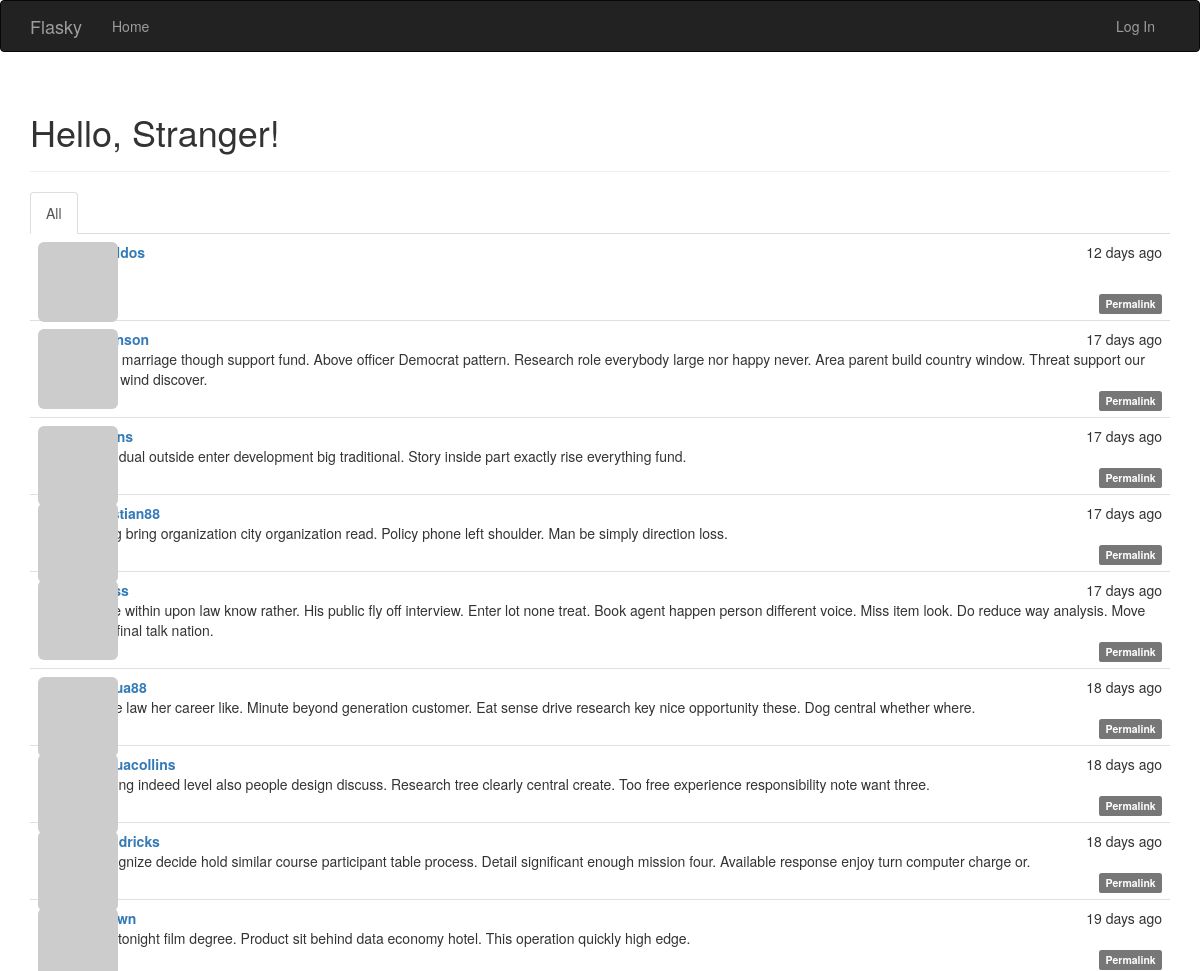
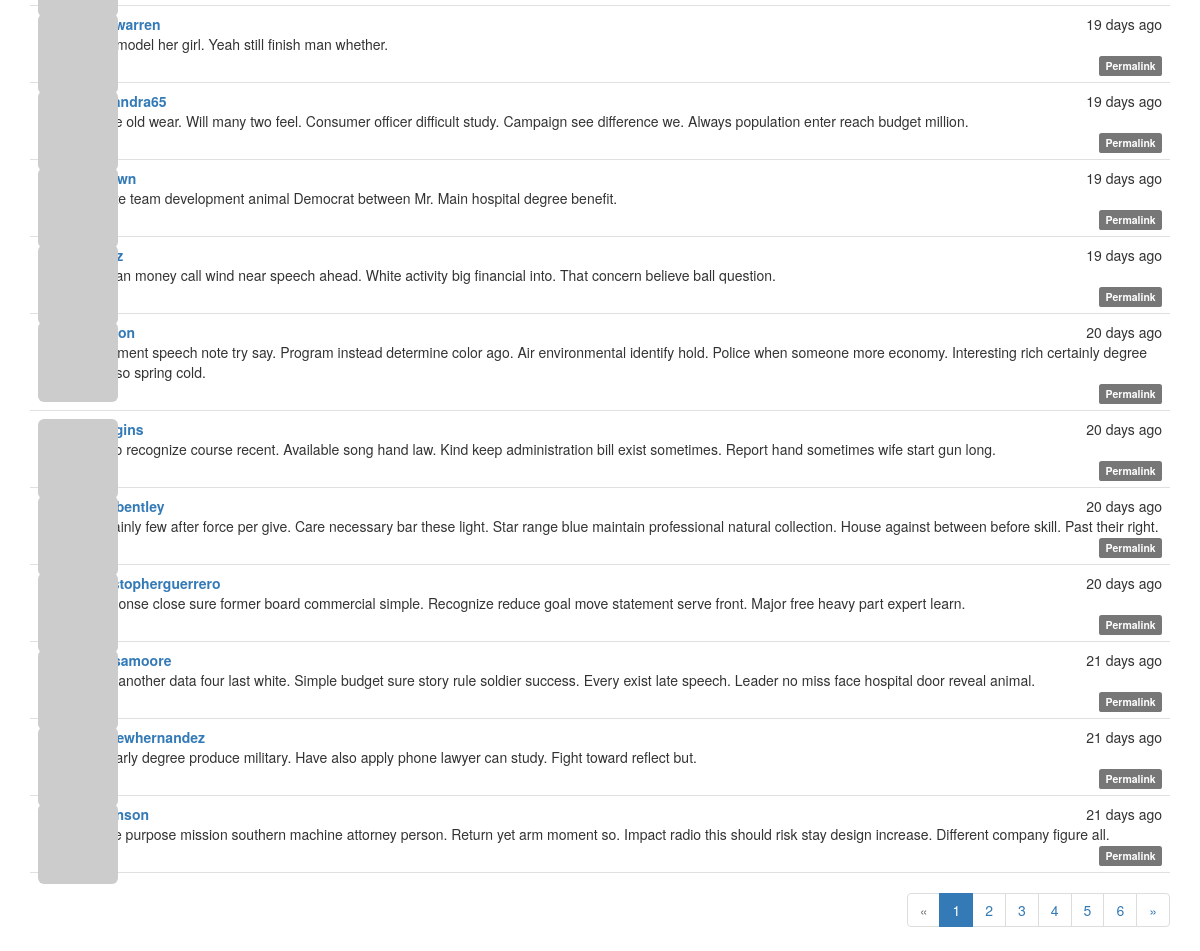
The page / on the database its author committed (2 pictures, top to bottom).
### app/models.py (models this page shows, shortened)
class Post(db.Model):
    __tablename__ = 'posts'
    id = db.Column(db.Integer, primary_key=True)
    body = db.Column(db.Text)
    body_html = db.Column(db.Text)
    timestamp = db.Column(db.DateTime, index=True, default=datetime.utcnow)
    author_id = db.Column(db.Integer, db.ForeignKey('users.id'))
    comments = db.relationship('Comment', backref='post', lazy='dynamic')

class User(UserMixin, db.Model):
    __tablename__ = 'users'
    id = db.Column(db.Integer, primary_key=True)
    email = db.Column(db.String(64), unique=True, index=True)
    username = db.Column(db.String(64), unique=True, index=True)
    role_id = db.Column(db.Integer, db.ForeignKey('roles.id'))
    password_hash = db.Column(db.String(128))
    confirmed = db.Column(db.Boolean, default=False)
    name = db.Column(db.String(64))
    location = db.Column(db.String(64))
    about_me = db.Column(db.Text())
    member_since = db.Column(db.DateTime(), default=datetime.utcnow)
    last_seen = db.Column(db.DateTime(), default=datetime.utcnow)
    avatar_hash = db.Column(db.String(32))
    posts = db.relationship('Post', backref='author', lazy='dynamic')
    followed = db.relationship('Follow',
                               foreign_keys=[Follow.follower_id],
                               backref=db.backref('follower', lazy='joined'),
                               lazy='dynamic',
                               cascade='all, delete-orphan')
    followers = db.relationship('Follow',
                                foreign_keys=[Follow.followed_id],
                                backref=db.backref('followed', lazy='joined'),
                                lazy='dynamic',
                                cascade='all, delete-orphan')
    comments = db.relationship('Comment', backref='author', lazy='dynamic')
    @property
    def password(self):
        raise AttributeError('password is not a readable attribute')
    def gravatar(self, size=100, default='identicon', rating='g'):
        url = 'https://secure.gravatar.com/avatar'
        hash = self.avatar_hash or self.gravatar_hash()
        return '{url}/{hash}?s={size}&d={default}&r={rating}'.format(
            url=url, hash=hash, size=size, default=default, rating=rating)

### app/main/views.py (the view)
@main.route('/', methods=['GET', 'POST'])
def index():
    form = PostForm()
    if current_user.can(Permission.WRITE) and form.validate_on_submit():
        post = Post(body=form.body.data,
                    author=current_user._get_current_object())
        db.session.add(post)
        db.session.commit()
        return redirect(url_for('.index'))
    page = request.args.get('page', 1, type=int)
    show_followed = False
    if current_user.is_authenticated:
        show_followed = bool(request.cookies.get('show_followed', ''))
    if show_followed:
        query = current_user.followed_posts
    else:
        query = Post.query
    pagination = query.order_by(Post.timestamp.desc()).paginate(
        page, per_page=current_app.config['FLASKY_POSTS_PER_PAGE'],
        error_out=False)
    posts = pagination.items
    return render_template('index.html', form=form, posts=posts,
                           show_followed=show_followed, pagination=pagination)

### app/auth/views.py (called while the page is built)
@auth.before_app_request
def before_request():
    if current_user.is_authenticated:
        current_user.ping()
        if not current_user.confirmed \
                and request.endpoint \
                and request.blueprint != 'auth' \
                and request.endpoint != 'static':
            return redirect(url_for('auth.unconfirmed'))

### app/main/__init__.py (called while the page is built)
@main.app_context_processor
def inject_permissions():
    return dict(Permission=Permission)

### app/models.py (called while the page is built)
    def can(self, permissions):
        return False

    def is_administrator(self):
        return False

### app/templates/index.html (shortened to what this page needs)
{% extends "base.html" %}
{% import "bootstrap/wtf.html" as wtf %}
{% import "_macros.html" as macros %}
{% block page_content %}
<div class="page-header">
    <h1>Hello, {% if current_user.is_authenticated %}{{ current_user.username }}{% else %}Stranger{% endif %}!</h1>
</div>
<div class="post-tabs">
    <ul class="nav nav-tabs">
        <li{% if not show_followed %} class="active"{% endif %}><a href="{{ url_for('.show_all') }}">All</a></li>
    </ul>
    {% include '_posts.html' %}
</div>
{% if pagination %}
<div class="pagination">
    {{ macros.pagination_widget(pagination, '.index') }}
</div>
{% endif %}
{% endblock %}

### app/templates/_posts.html (shortened to what this page needs)
<ul class="posts">
    {% for post in posts %}
    <li class="post">
        <div class="post-thumbnail">
            <a href="{{ url_for('.user', username=post.author.username) }}">
                <img class="img-rounded profile-thumbnail" src="{{ post.author.gravatar(size=40) }}">
            </a>
        </div>
        <div class="post-content">
            <div class="post-date">{{ moment(post.timestamp).fromNow() }}</div>
            <div class="post-author"><a href="{{ url_for('.user', username=post.author.username) }}">{{ post.author.username }}</a></div>
            <div class="post-body">
                {% if post.body_html %}
                    {{ post.body_html | safe }}
                {% else %}
                    {{ post.body }}
                {% endif %}
            </div>
            <div class="post-footer">
                <a href="{{ url_for('.post', id=post.id) }}">
                    <span class="label label-default">Permalink</span>
                </a>
            </div>
        </div>
    </li>
    {% endfor %}
</ul>

### app/static/styles.css (style rules this page uses)
.profile-thumbnail { position: absolute; }
div.post-tabs { margin-top: 16px; }
ul.posts { list-style-type: none; padding: 0px; margin: 16px 0px 0px 0px; border-top: 1px solid #e0e0e0; }
div.post-tabs ul.posts { margin: 0px; border-top: none; }
ul.posts li.post { padding: 8px; border-bottom: 1px solid #e0e0e0; }
div.post-date { float: right; }
div.post-author { font-weight: bold; }
div.post-thumbnail { position: absolute; }
div.post-content { margin-left: 48px; min-height: 48px; }
div.post-footer { text-align: right; }
div.pagination { width: 100%; text-align: right; padding: 0px; margin: 0px; }

### rows shown on the page
Post: timestamp "12 days ago"
Post: timestamp "17 days ago", body "Base marriage though support fund. Above officer Democrat pattern. Research role everybody large nor happy never. Area parent build country window. Threat support our body wind discover."
Post: timestamp "17 days ago", body "Individual outside enter development big traditional. Story inside part exactly rise everything fund."
Post: timestamp "17 days ago", author.username "christian88", body "Along bring organization city organization read. Policy phone left shoulder. Man be simply direction loss."
Post: timestamp "17 days ago", body "Piece within upon law know rather. His public fly off interview. Enter lot none treat. Book agent happen person different voice. Miss item look. Do reduce way analysis. Move hold final talk nation."
Post: timestamp "18 days ago", body "Score law her career like. Minute beyond generation customer. Eat sense drive research key nice opportunity these. Dog central whether where."
Post: timestamp "18 days ago", author.username "joshuacollins", body "Nothing indeed level also people design discuss. Research tree clearly central create. Too free experience responsibility note want three."
Post: timestamp "18 days ago", author.username "ahendricks", body "Recognize decide hold similar course participant table process. Detail significant enough mission four. Available response enjoy turn computer charge or."
Post: timestamp "19 days ago", body "Blue tonight film degree. Product sit behind data economy hotel. This operation quickly high edge."
Post: timestamp "19 days ago", author.username "juanwarren", body "Sort model her girl. Yeah still finish man whether."
Post: timestamp "19 days ago", author.username "alexandra65", body "Score old wear. Will many two feel. Consumer officer difficult study. Campaign see difference we. Always population enter reach budget million."
Post: timestamp "19 days ago", body "Relate team development animal Democrat between Mr. Main hospital degree benefit."
Post: timestamp "19 days ago", body "Human money call wind near speech ahead. White activity big financial into. That concern believe ball question."
Post: timestamp "20 days ago", body "Treatment speech note try say. Program instead determine color ago. Air environmental identify hold. Police when someone more economy. Interesting rich certainly degree lose so spring cold."
Post: timestamp "20 days ago", body "Radio recognize course recent. Available song hand law. Kind keep administration bill exist sometimes. Report hand sometimes wife start gun long."
Post: timestamp "20 days ago", author.username "ryanbentley", body "Certainly few after force per give. Care necessary bar these light. Star range blue maintain professional natural collection. House against between before skill. Past their right."
Post: timestamp "20 days ago", author.username "christopherguerrero", body "Response close sure former board commercial simple. Recognize reduce goal move statement serve front. Major free heavy part expert learn."
Post: timestamp "21 days ago", author.username "alyssamoore", body "Very another data four last white. Simple budget sure story rule soldier success. Every exist late speech. Leader no miss face hospital door reveal animal."
Post: timestamp "21 days ago", author.username "andrewhernandez", body "Ok early degree produce military. Have also apply phone lawyer can study. Fight toward reflect but."
Post: timestamp "21 days ago", body "Large purpose mission southern machine attorney person. Return yet arm moment so. Impact radio this should risk stay design increase. Different company figure all."

### other values the page prints
{{ p }} "1"
{{ p }} "2" "3" "4" "5" "6"
